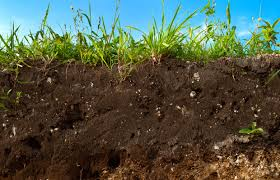
#> input picture Datas/1.jpg, 280 x 180 px
$ python imgconv.py ../Datas/1.jpg
#> lines starting #> are read from the running program, lines starting #| are printed output that depends on the picture
from os import symlink
import numpy as np
from PIL import Image

import sys

if len(sys.argv) > 1:
    s = Image.open(sys.argv[1])
#> s is the input picture: PIL image 280x180 RGB; mean R, G, B 82.4, 89.8, 72.5
    s = s.resize((256,256))
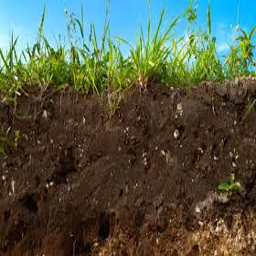
#> s: PIL image 256x256 RGB; mean R, G, B 82.4, 89.8, 72.5
    s.save(sys.argv[1])
    print("Image saved")
else:
    print("Please provide the file path")
    exit(1)

$ run again, on Datas/11.jpg
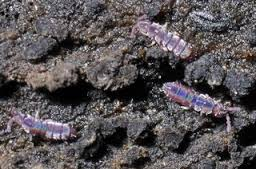
#> input picture Datas/11.jpg, 256 x 169 px
#> s is the input picture: PIL image 256x169 RGB; mean R, G, B 88.2, 83, 85
#> `s = s.resize((256,256))`:
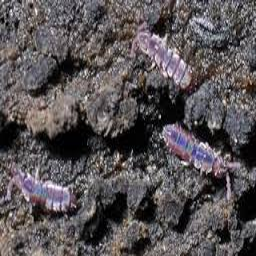
#> s: PIL image 256x256 RGB; mean R, G, B 88.2, 83, 85

$ run again, on Datas/12.jpg
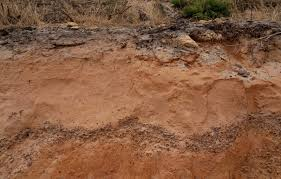
#> input picture Datas/12.jpg, 281 x 179 px
#> s is the input picture: PIL image 281x179 RGB; mean R, G, B 136.3, 93.6, 66.9
#> `s = s.resize((256,256))`:
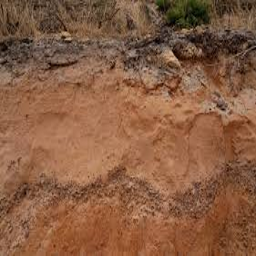
#> s: PIL image 256x256 RGB; mean R, G, B 136.3, 93.6, 66.9

$ run again, on Datas/13.jpg
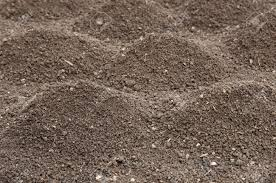
#> input picture Datas/13.jpg, 276 x 183 px
#> s is the input picture: PIL image 276x183 RGB; mean R, G, B 116.8, 99.1, 86.9
#> `s = s.resize((256,256))`:
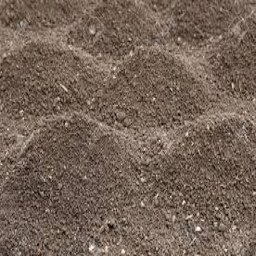
#> s: PIL image 256x256 RGB; mean R, G, B 116.8, 99.1, 86.9
